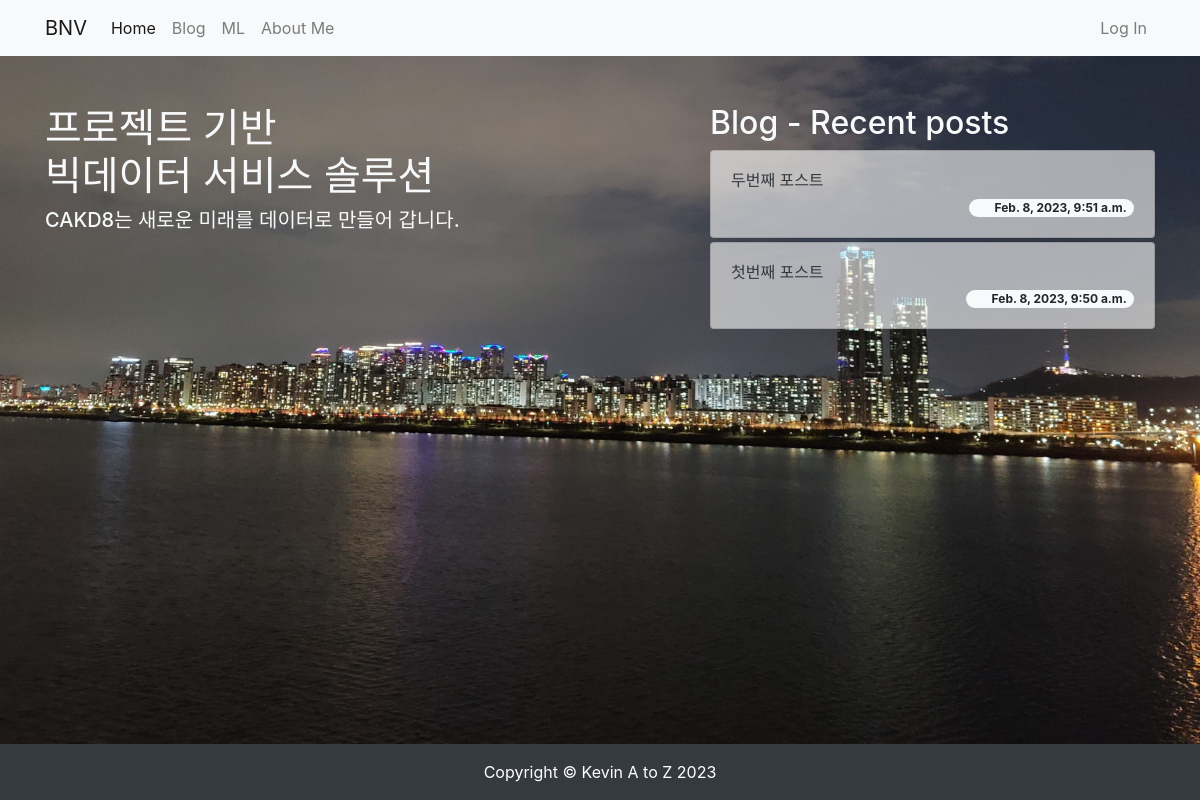
The app's page /, older data.
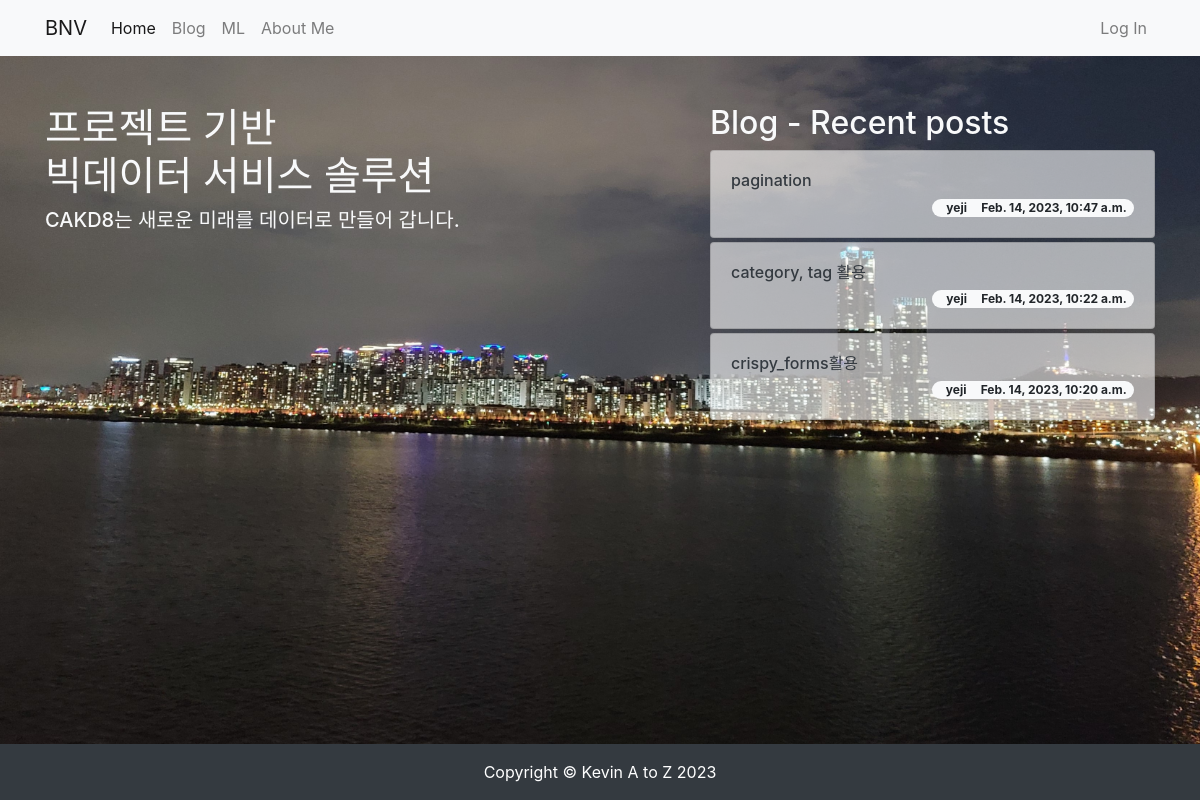
The same page, newer data.
### blog/models.py (models this page shows, shortened)
class Post(models.Model):
    title = models.CharField(max_length=30)
    hook_text = models.CharField(max_length=100, blank=True)
    content = models.TextField()
    head_image = models.ImageField(upload_to='blog/images/%Y/%m/%d/', blank=True)
    file_upload = models.FileField(upload_to='blog/files/%Y/%m/%d/', blank=True)
    created_at = models.DateTimeField(auto_now_add=True)
    updated_at = models.DateTimeField(auto_now=True)
    author = models.ForeignKey(User, null=True, on_delete=models.SET_NULL)
    category = models.ForeignKey(Category, null=True, blank=True, on_delete=models.SET_NULL)
    tags = models.ManyToManyField(Tag, blank=True)
    def get_absolute_url(self): # 객체의 상세 페이지로 이동할 수 있는 링크를 만들 수 있음. url 생성 규칙을 정의하는 메서드
        return f'/blog/{self.pk}/'

### homepage/views.py (the view)
# urls.py: path('', views.landing),
def landing(request):
    recent_posts = Post.objects.order_by('-pk')[:3]
    return render(
        request,
        'homepage/landing.html',
        {
            'recent_posts':recent_posts,
        }
    )

### homepage/templates/homepage/landing.html (shortened to what this page needs)
<!DOCTYPE html>{% load static %}
<html lang="en">
<head>
    <link rel="stylesheet" href="https://cdn.jsdelivr.net/npm/bootstrap@4.5.3/dist/css/bootstrap.min.css">
    <link rel="stylesheet" href="{% static 'homepage/css/landing.css' %}" media="screen">
</head>
<body>
    {% include 'blog/navbar.html' %}
    <section>
        <div class="container">
            <div class="row justify-content-between">
                <div class="col-lg-6 text-light">
                    <h1 class="mt-5"> 프로젝트 기반 <BR> 빅데이터 서비스 솔루션 </h1>
                    <h5>CAKD8는 새로운 미래를 데이터로 만들어 갑니다.</h5>
                </div>
                <div class="col-lg-5 mt-5">
                    <h2 class="text-light">Blog - Recent posts</h2> {% for post in recent_posts %} <div
                        class="card mt-1">
                        <div class="card-body">
                            <h6><a href="{{ post.get_absolute_url }}"
                                    class="text-decoration-none text-dark">{{ post.title }}</a></h6>
                            <span class="badge badge-pill badge-light float-right">
                                {{ post.author.username }} &nbsp; &nbsp; {{ post.created_at }} </span>
                        </div>
                    </div> {% endfor %}
                </div>
            </div>
        </div>
    </section>
    <div class="fixed-bottom">
    <footer class="py-3 bg-dark">
        <div class="container">
            <p class="m-0 text-center text-white"> Copyright &copy; Kevin A to Z 2023 </p>
        </div>
    </footer>
    </div>
</body>
</html>

Row changes from the older to the newer data that the page shows:
no longer on this page (row unchanged): Post: title "두번째 포스트", created_at "Feb. 8, 2023, 9:51 a.m."
no longer on this page (row unchanged): Post: title "첫번째 포스트", created_at "Feb. 8, 2023, 9:50 a.m."
added Post: title "pagination", author.username "yeji", created_at "Feb. 14, 2023, 10:47 a.m."
added Post: title "category, tag 활용", author.username "yeji", created_at "Feb. 14, 2023, 10:22 a.m."
added Post: title "crispy_forms활용", author.username "yeji", created_at "Feb. 14, 2023, 10:20 a.m."
